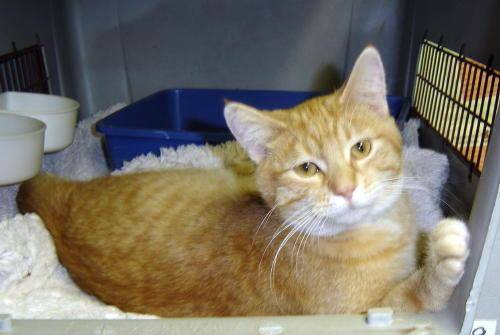
#> input picture Cat Vs Dog Classification Using Tranfer Learning/train/cat.10221.jpg, 500 x 335 px, found by its file name; its folder holds only this picture in this run
$ jupyter execute --allow-errors Dog_vs_cat.ipynb
#> lines starting #> are read from the running program, lines starting #| are printed output that depends on the picture
# Problem Statement

[cell 1]
# ! pip install kaggle

# 1. Importing the Libraries and Dependencies

[cell 2]
import os
import cv2
import glob
import pandas as pd
import numpy as np
import matplotlib.pyplot as plt
import matplotlib.image as mpimg
import seaborn as sns

from PIL import Image
from sklearn.model_selection import train_test_split

# 2. Understading the dataset

[cell 3]
path, dirs, file = next(os.walk(r"C:\Users\User\Desktop\Bikash Limbu\Deep learning\Cat Vs Dog Classification Using Tranfer Learning\train"))
file_count = len(file)
print('Number of images: ', file_count)

[cell 4]
# file_name = os.listdir(r"C:\Users\User\Desktop\Bikash Limbu\Deep learning\Cat Vs Dog Classification Using Tranfer Learning\train")
# print(file_name)

#> (a cell that did not finish here is left out)

#> (a cell that did not finish here is left out)

[cell 7]
file_name = os.listdir(r"C:\Users\User\Desktop\Bikash Limbu\Deep learning\Cat Vs Dog Classification Using Tranfer Learning\train")
#> file_name = ['cat.10221.jpg']
#> (the rest of this cell did not finish here and is left out)

[cell 8]
file_name = os.listdir(r"C:\Users\User\Desktop\Bikash Limbu\Deep learning\Cat Vs Dog Classification Using Tranfer Learning\train")
dog_count=0
cat_count=0
for img_file in file_name:
    name = img_file[0:3]
    if name =='dog':
        dog_count+=1
    else:
        cat_count +=1

print('Number of dog image:', dog_count)
print('Number of cat image:', cat_count)

# 3. Resizing all the images

[cell 9]
# creating directory for resized image
os.mkdir(r"C:\Users\User\Desktop\Bikash Limbu\Deep learning\Cat Vs Dog Classification Using Tranfer Learning\train_resized")

[cell 10]
# [23 lines of commented-out code are left out]

[cell 11]
import os
from PIL import Image

# Paths
original_path = r"C:\Users\User\Desktop\Bikash Limbu\Deep learning\Cat Vs Dog Classification Using Tranfer Learning\train"
resized_path = r"C:\Users\User\Desktop\Bikash Limbu\Deep learning\Cat Vs Dog Classification Using Tranfer Learning\train_resized"

# Create output folder if it doesn't exist
os.makedirs(resized_path, exist_ok=True)

cat_count = 0
dog_count = 0

for filename in os.listdir(original_path):

    if filename.startswith("cat") and cat_count < 1000:
        try:
            img = Image.open(os.path.join(original_path, filename))
#> img is the input picture: PIL image 500x335 RGB; mean R, G, B 122.8, 116.2, 104
            img = img.resize((224, 224))
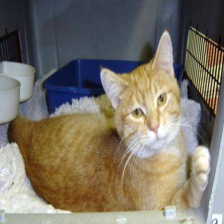
#> img: PIL image 224x224 RGB; mean R, G, B 122.8, 116.2, 104
            img = img.convert("RGB")
            img.save(os.path.join(resized_path, filename))
            cat_count += 1
        except:
            pass

    elif filename.startswith("dog") and dog_count < 1000:
        try:
            img = Image.open(os.path.join(original_path, filename))
            img = img.resize((224, 224))
            img = img.convert("RGB")
            img.save(os.path.join(resized_path, filename))
            dog_count += 1
        except:
            pass

    # Stop when done
    if cat_count == 1000 and dog_count == 1000:
        break

print("Done!")
print("Cats:", cat_count)
print("Dogs:", dog_count)

[cell 12]
img = mpimg.imread(r"C:\Users\User\Desktop\Bikash Limbu\Deep learning\Cat Vs Dog Classification Using Tranfer Learning\train_resized\cat.1000.jpg")
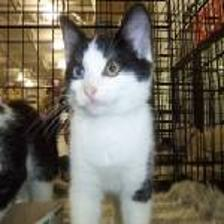
#> input picture Cat Vs Dog Classification Using Tranfer Learning/train_resized/cat.1000.jpg, 224 x 224 px, found by its file name
#> img is the input picture: shape (224, 224, 3); mean R, G, B 112, 105.4, 92.5
plt.imshow(img)

#> (a cell that did not finish here is left out)

# 4. Ceating the label for cat = 0 and dog = 1

[cell 14]
labels= []
#> labels = []
filename = os.listdir(r"C:\Users\User\Desktop\Bikash Limbu\Deep learning\Cat Vs Dog Classification Using Tranfer Learning\train_resized")

#> (the rest of this cell did not finish here and is left out)

#> (a cell that did not finish here is left out)

[cell 16]
values, counts = np.unique(labels, return_counts=True)
#> values = empty array; counts = empty array
print(values)
print(counts)

# 5. Converting all resized image into numpy array

[cell 17]
resized_path = r"C:\Users\User\Desktop\Bikash Limbu\Deep learning\Cat Vs Dog Classification Using Tranfer Learning\train_resized"

image_extensions = ['jpg', 'png']
files = []

# Correct glob usage
for ext in image_extensions:
    files.extend(glob.glob(os.path.join(resized_path, f"*.{ext}")))

print("Total images found:", len(files))

# Read images safely
images = []

for file in files:
    img = cv2.imread(file)
    if img is not None:
        images.append(img)

dog_cat_img = np.array(images)

print("Final image array shape:", dog_cat_img.shape)
#| Final image array shape: (1, 224, 224, 3)

[cell 18]
# print(dog_cat_img)

[cell 19]
type(dog_cat_img)

[cell 20]
dog_cat_img.shape
#> Out = (1, 224, 224, 3)
